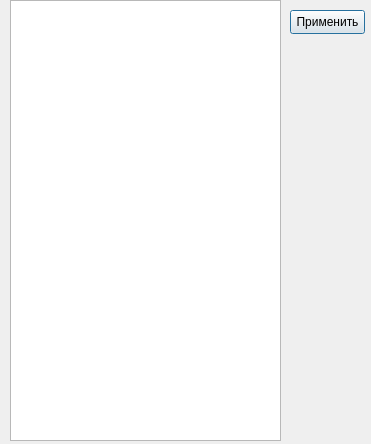
<?xml version="1.0" encoding="UTF-8"?>
<ui version="4.0">
 <class>FormSettingsOnLoadTemplates</class>
 <widget class="QDialog" name="FormSettingsOnLoadTemplates">
  <property name="geometry">
   <rect>
    <x>0</x>
    <y>0</y>
    <width>371</width>
    <height>444</height>
   </rect>
  </property>
  <property name="windowTitle">
   <string>Dialog</string>
  </property>
  <widget class="QTableWidget" name="twTemplates">
   <property name="geometry">
    <rect>
     <x>10</x>
     <y>0</y>
     <width>271</width>
     <height>441</height>
    </rect>
   </property>
  </widget>
  <widget class="QPushButton" name="pbApply">
   <property name="geometry">
    <rect>
     <x>290</x>
     <y>10</y>
     <width>75</width>
     <height>24</height>
    </rect>
   </property>
   <property name="text">
    <string>Применить</string>
   </property>
  </widget>
 </widget>
 <resources/>
 <connections/>
</ui>
